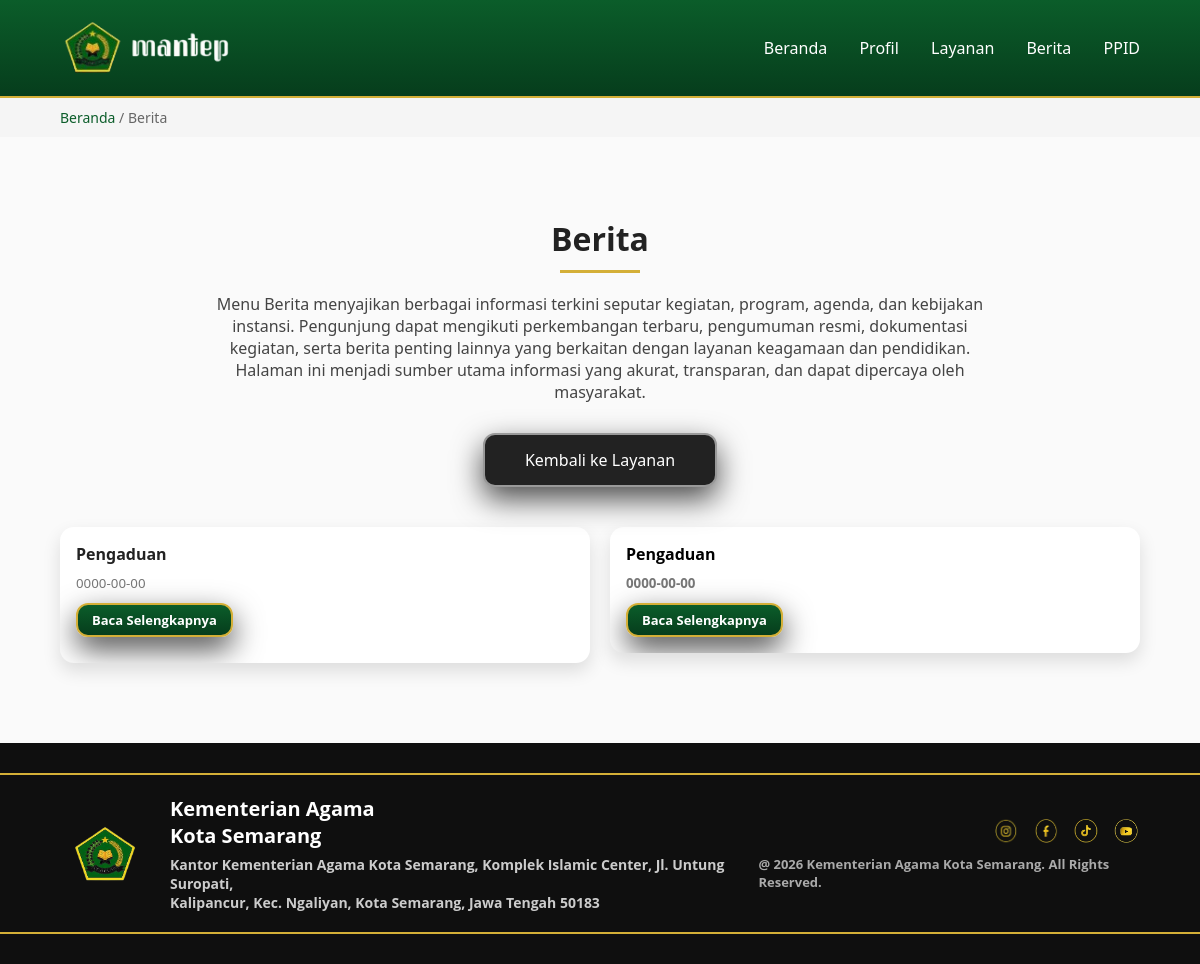
/bidang.php, run on an earlier commit of the app's database.
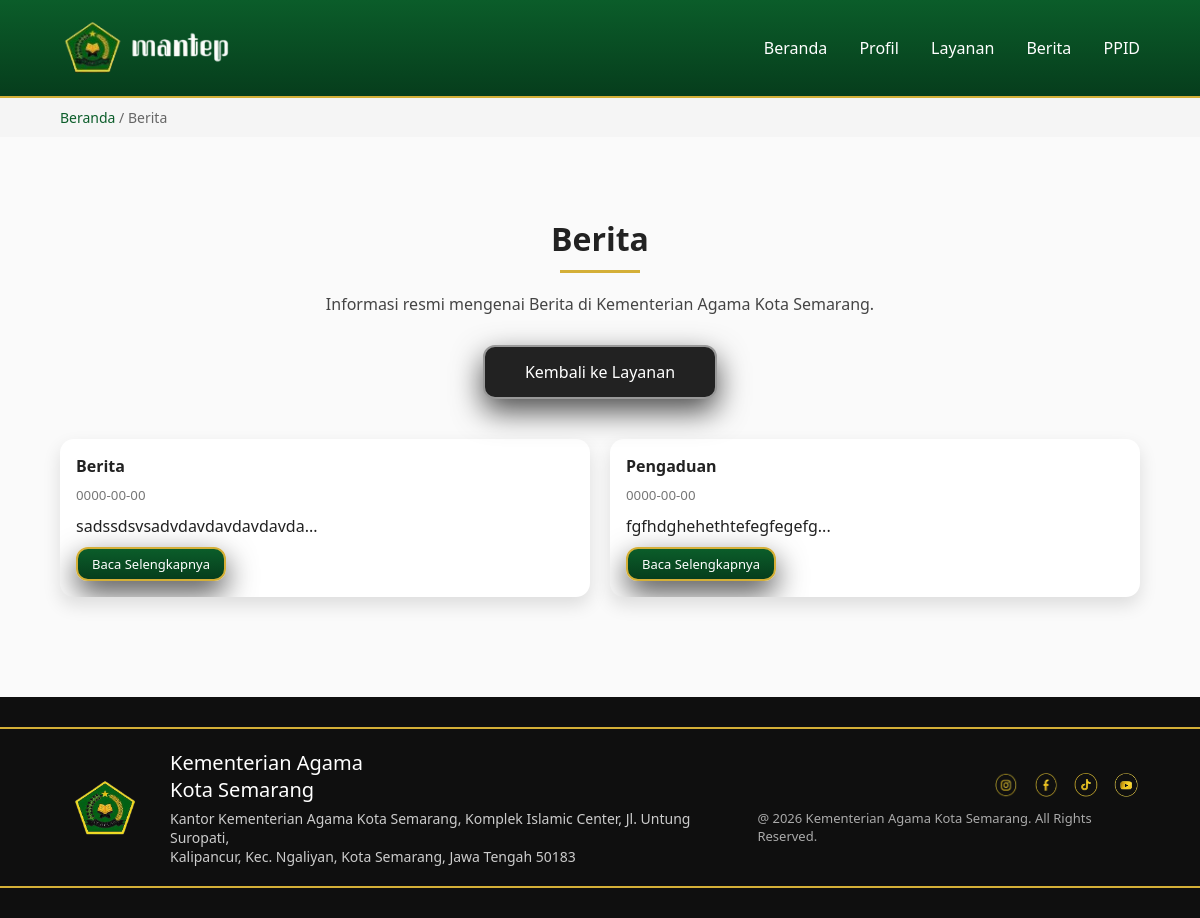
And on a later commit of the database.
### tables this page shows
CREATE TABLE `profil_bidang` (
  `id_profil` int(11) NOT NULL,
  `id_bidang` int(11) DEFAULT NULL,
  `judul` varchar(150) DEFAULT NULL,
  `deskripsi` text DEFAULT NULL,
  `punya_detail` tinyint(1) DEFAULT NULL
);

CREATE TABLE `bidang` (
  `id_bidang` int(11) NOT NULL,
  `slug` varchar(100) DEFAULT NULL,
  `nama_bidang` varchar(100) DEFAULT NULL,
  `icon` varchar(100) DEFAULT NULL,
  `urutan` int(11) DEFAULT NULL
);

CREATE TABLE `berita` (
  `id_berita` int(11) NOT NULL,
  `judul` varchar(200) DEFAULT NULL,
  `isi` text DEFAULT NULL,
  `tanggal` date DEFAULT NULL,
  `bulan` int(11) DEFAULT NULL,
  `tahun` int(11) DEFAULT NULL,
  `gambar` varchar(150) DEFAULT NULL,
  `status` enum('pending','publish','rejected') DEFAULT 'pending',
  `pengirim` varchar(100) DEFAULT NULL
);

### bidang.php (the view, shortened to what this page needs)
<?php
include 'config/db.php';
$slug = $_GET['id'] ?? 'berita';
$q = mysqli_query($conn, "SELECT b.*, p.id_profil, p.deskripsi, p.punya_detail
                          FROM bidang b
                          JOIN profil_bidang p ON b.id_bidang = p.id_bidang
                          WHERE b.slug='$slug'");
$data = mysqli_fetch_assoc($q);
if (!$data) {
  $judul = "Bidang Tidak Ditemukan";
  $deskripsi = "Data bidang yang Anda cari tidak tersedia.";
  $punyaDetail = false;
} else {
  $judul = $data['nama_bidang'];
  $deskripsi = $data['deskripsi'];
}
?>
<!DOCTYPE html>
<html lang="id">
<head>
  <link rel="stylesheet" href="css/style.css">
</head>
<body>
<?php include 'partials/navbar.php'; ?>
<div style="background:#f5f5f5;padding:10px 0;">
  <div class="container" style="font-size:14px;color:#666;">
    <a href="index.php" style="color:#0b5d2a;text-decoration:none;">Beranda</a>
    <span> / </span>
    <span><?php echo $judul; ?></span>
  </div>
</div>
<section class="tentang" style="min-height:70vh;">
  <div class="container">
    <h2 class="section-title"><?php echo $judul; ?></h2>
    <div style="max-width:800px;margin:20px auto;text-align:center;color:#444;">
      <?php echo $deskripsi; ?>
    </div>
    <div style="text-align:center; margin-top:30px; display:flex; gap:16px; justify-content:center; flex-wrap:wrap;">
  <a href="index.php#layanan" class="btn-primary" style="background:#222;border-color:#999;">
    Kembali ke Layanan
  </a>
</div>
    <div style="margin-top:40px;">
      <?php
      if ($slug == 'berita') {
  $qb = mysqli_query($conn, "SELECT * FROM berita WHERE status='publish' ORDER BY tanggal DESC");
  echo "<div style='display:grid;grid-template-columns:repeat(auto-fit,minmax(260px,1fr));gap:20px;'>";
  while ($b = mysqli_fetch_assoc($qb)) {
    echo "
      <div style='background:#fff;border-radius:14px;box-shadow:0 8px 18px rgba(0,0,0,0.12);overflow:hidden;'>
        <div style='padding:16px;'>
          <h4 style='margin-bottom:6px;'>{$b['judul']}</h4>
          <small style='color:#777;'>{$b['tanggal']}</small>
          <p style='margin:10px 0;'>".substr($b['isi'],0,100)."...</p>
          <a href='berita_detail.php?id={$b['id_berita']}' class='btn-primary' style='font-size:13px;padding:6px 14px;'>
            Baca Selengkapnya
          </a>
        </div>
      </div>
    ";
  }
  echo "</div>";
}
      ?>
    </div>
  </div>
</section>
<?php include 'partials/footer.php'; ?>
</body>
</html>

### partials/navbar.php
<header class="navbar">
  <div class="container nav-inner">
    <div class="brand">
      <img src="img/logo-kemenag-mini.png" alt="Kemenag" class="logo-kemenag" />
      <img src="img/logo-navbar.png" alt="Mantep" class="logo-nav" />
    </div>
    <nav class="nav-menu">
      <a href="index.php#hero">Beranda</a>
      <a href="index.php#tentang">Profil</a>
      <a href="index.php#layanan">Layanan</a>
      <a href="bidang.php?id=berita">Berita</a>
      <a href="bidang.php?id=ppid">PPID</a>
    </nav>
  </div>
</header>

### partials/footer.php
<footer class="footer">
  <div class="footer-line top"></div>
  <div class="container footer-inner">
    <div class="footer-left">
      <img src="img/logo-kemenag.png" alt="Kemenag" class="footer-logo">
      <div class="footer-text">
        <p class="footer-title">Kementerian Agama<br>Kota Semarang</p>
        <p class="footer-address">
          Kantor Kementerian Agama Kota Semarang, Komplek Islamic Center, Jl. Untung Suropati,<br />
          Kalipancur, Kec. Ngaliyan, Kota Semarang, Jawa Tengah 50183
        </p>
      </div>
    </div>
    <div class="footer-right">
  <div class="footer-social">
  <a href="https://www.instagram.com/kemenagkotasmg" target="_blank">
    <img src="img/social/instagram.png" alt="Instagram">
  </a>
  <a href="https://www.facebook.com/share/17dAJ6Ro1P/" target="_blank">
    <img src="img/social/facebook.png" alt="Facebook">
  </a>
  <a href="https://www.tiktok.com/@kemenagkotasmg" target="_blank">
    <img src="img/social/tiktok.png" alt="TikTok">
  </a>
  <a href="https://youtube.com/@kemenagkotasmg" target="_blank">
    <img src="img/social/youtube.png" alt="YouTube">
  </a>
</div>
  <p>@ <?php echo date("Y"); ?> Kementerian Agama Kota Semarang. All Rights Reserved.</p>
</div>
  </div>
  <div class="footer-line bottom"></div>
</footer>

### css/style.css (style rules this page uses)
* { margin: 0; padding: 0; box-sizing: border-box; }
:root { --green: #0b5d2a; --green-dark: #063d1c; --gold: #d4af37; --black: #0f0f0f; --white: #ffffff; }
body { font-family: "Segoe UI", Tahoma, sans-serif; color: #222; background: #fff; }
img { max-width: 100%; display: block; }
.container { width: 90%; max-width: 1200px; margin: auto; }
.navbar { position: sticky; top: 0; z-index: 1000; background: linear-gradient(180deg, #0b5d2a, #063d1c); border-bottom: 2px solid var(--gold); }
.nav-inner { display: flex; align-items: center; justify-content: space-between; padding: 14px 0; }
.logo-nav { height: 32px; }
.nav-menu a { color: var(--white); text-decoration: none; margin-left: 28px; font-weight: 500; position: relative; }
.nav-menu a::after { content: ""; position: absolute; left: 0; bottom: -6px; width: 0; height: 2px; background: var(--gold); transition: 0.3s; }
.brand { display: flex; align-items: center; gap: 0px; }
.logo-kemenag { height: 68px; }
.logo-nav { height: 38px; }
.btn-primary { position: relative; z-index: 4; display: inline-block; padding: 14px 40px; border-radius: 12px; background: linear-gradient(180deg, #0b5d2a, #063d1c); color: var(--white); text-decoration: none; border: 2px solid var(--gold); box-shadow: 0 12px 30px rgba(0,0,0,0.7); transition: 0.3s; }
.section-title { text-align: center; margin-bottom: 20px; font-size: 32px; position: relative; }
.section-title::after { content: ""; width: 80px; height: 3px; background: var(--gold); display: block; margin: 10px auto 0; }
.tentang { padding: 80px 0; background: #fafafa; }
.footer { background: var(--black); color: var(--white); padding: 30px 0; }
.footer-line { height: 2px; background: var(--gold); width: 100%; }
.footer-line.top { margin-bottom: 20px; }
.footer-line.bottom { margin-top: 20px; }
.footer-inner { display: flex; justify-content: space-between; align-items: center; gap: 30px; }
.footer-left { display: flex; align-items: center; gap: 20px; }
.footer-logo { width: 90px; }
.footer-title { font-size: 20px; margin-bottom: 6px; }
.footer-address { font-size: 14px; color: #ccc; }
.footer-right { display: flex; flex-direction: column; align-items: flex-end; gap: 10px; font-size: 13px; color: #aaa; }
.footer-social { display: flex; gap: 12px; }
.footer-social a { display: inline-flex; align-items: center; justify-content: center; text-decoration: none; }
.footer-social img { width: 28px; height: 28px; object-fit: contain; filter: brightness(1); transition: 0.3s; }

What changed in the data, as far as the page shows it:
removed berita: judul "Pengaduan", tanggal "0000-00-00"
removed berita: judul "Pengaduan", tanggal "0000-00-00"
changed profil_bidang "Berita": deskripsi "Menu Berita menyajikan berbagai informasi terkini seputar kegiatan, program, agenda, dan kebijakan instansi. Pengunjung dapat mengikuti perkembangan terbaru, pengumuman resmi, dokumentasi kegiatan, serta berita penting lainnya yang berkaitan dengan layanan keagamaan dan pendidikan. Halaman ini menjadi sumber utama informasi yang akurat, transparan, dan dapat dipercaya oleh masyarakat." → "Informasi resmi mengenai Berita di Kementerian Agama Kota Semarang."
added berita: judul "Berita", tanggal "0000-00-00", isi "sadssdsvsadvdavdavdavdavda"
added berita: judul "Pengaduan", tanggal "0000-00-00", isi "fgfhdghehethtefegfegefg"
